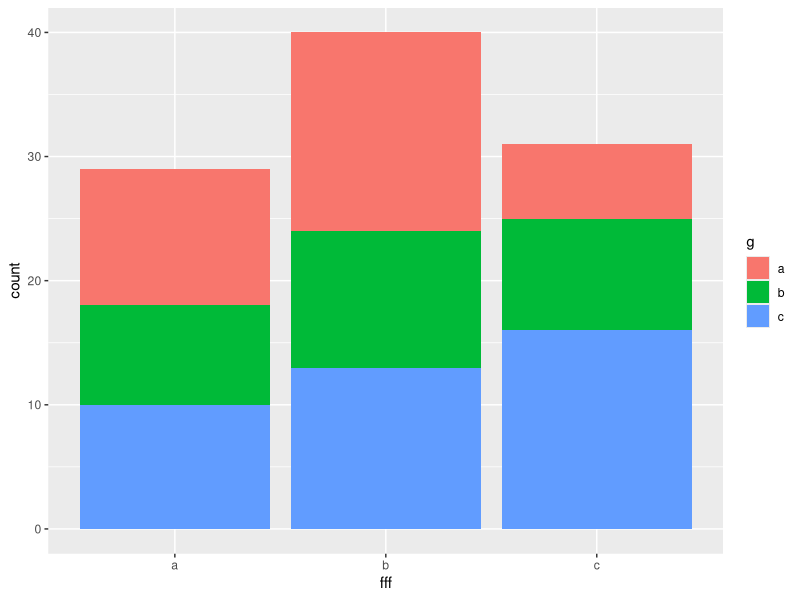
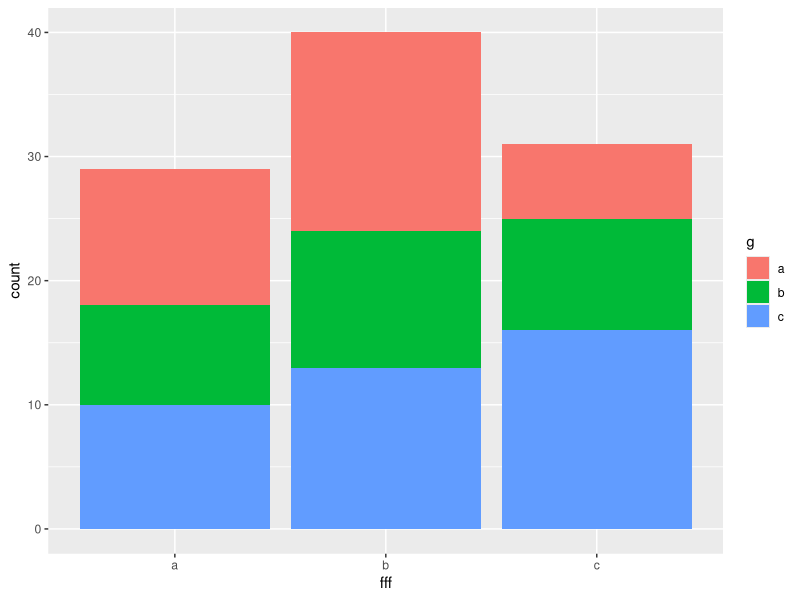
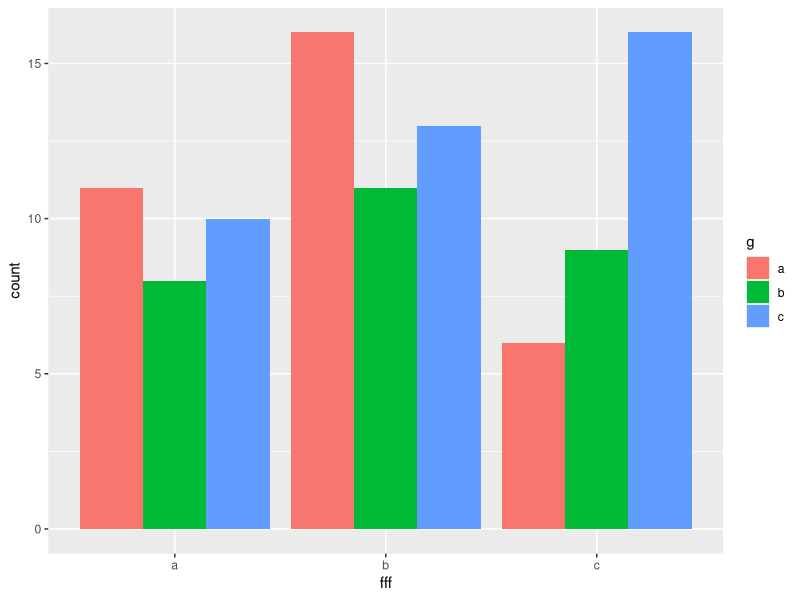
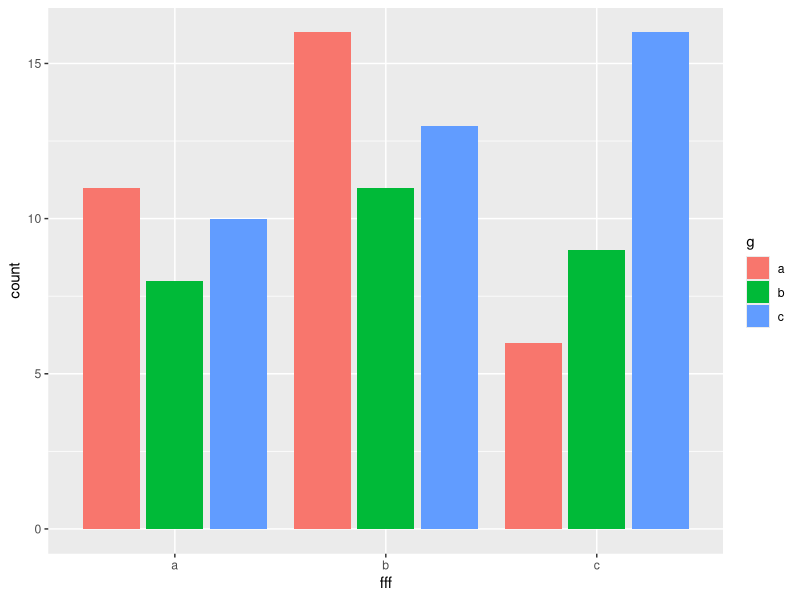
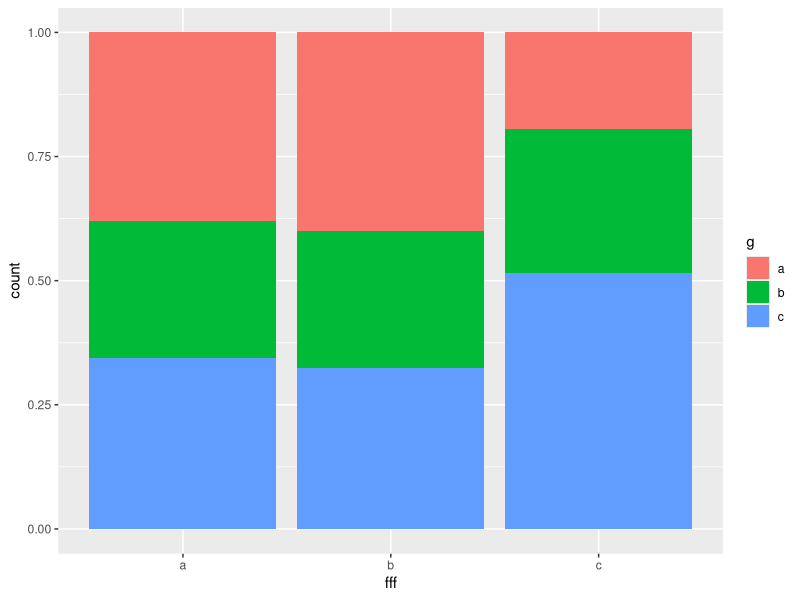
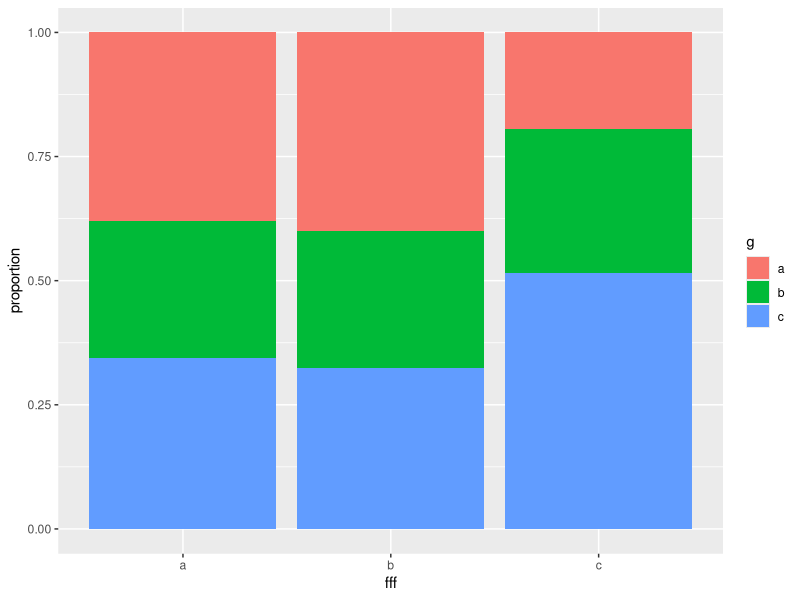
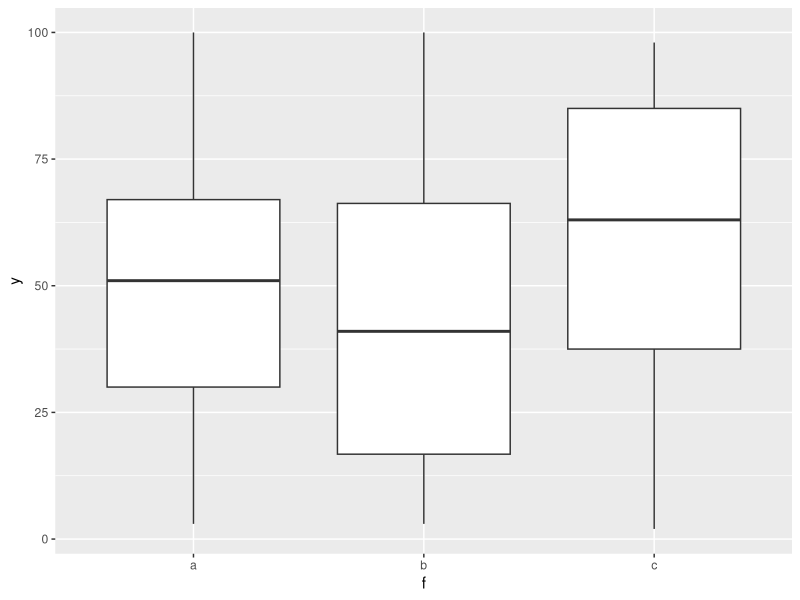
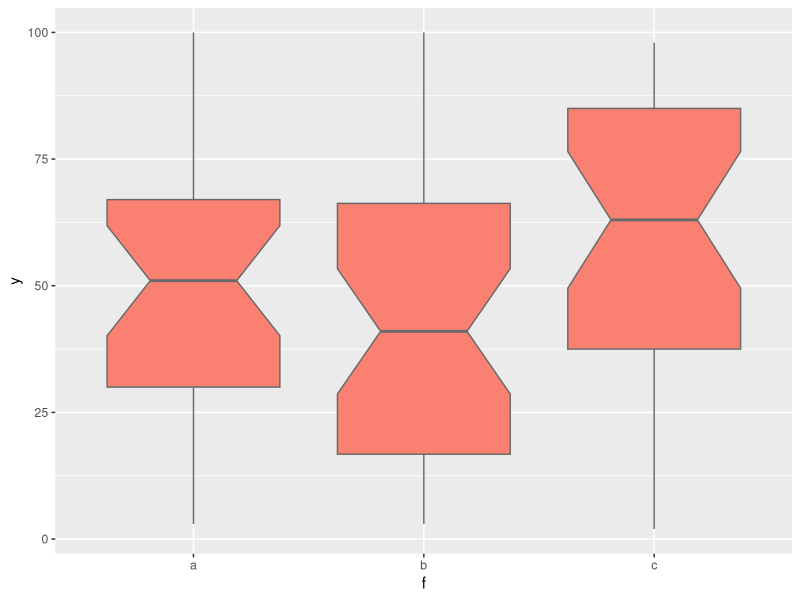

Write the R code that produced these figures, in order.
# Data

x <- 1:100
y <- sample(1:100, 100, replace=T, set.seed(1234))
f <- sample(factor(c("a", "b", "c")), 100, replace=T, set.seed(1234))
g <- sample(factor(c("a", "b", "c")), 100, replace=T, set.seed(4321))

(df <- data.frame(x, y, f, g))

library(ggplot2)

# Category_Category

ggplot(df, aes(x=f, fill=g)) +
  geom_bar() +
  labs(x="fff")

ggplot(df, aes(x=f, fill=g)) +
  geom_bar(position="stack") +
  labs(x="fff")

ggplot(df, aes(x=f, fill=g)) +
  geom_bar(position="dodge") +
  labs(x="fff")

ggplot(df, aes(x=f, fill=g)) +
  geom_bar(position="dodge2") +
  labs(x="fff")

ggplot(df, aes(x=f, fill=g)) +
  geom_bar(position="fill") +
  labs(x="fff")

ggplot(df, aes(x=f, fill=g)) +
  geom_bar(position="fill") +
  labs(x="fff", y="proportion")
  
# Numeric_Category

ggplot(df, aes(x=f, y=y)) +
  geom_boxplot()

ggplot(df, aes(x=f, y=y)) +
  geom_boxplot(fill="salmon", color="dimgrey", notch=T)

ggplot(df, aes(x=f, y=y)) +
  geom_boxplot() +
  geom_point(size=3)

ggplot(df, aes(x=f, y=y)) +
  geom_boxplot() +
  geom_point(size=3, position="jitter")

ggplot(df, aes(x=f, y=y)) +
  geom_boxplot() +
  geom_point(size=3, alpha=.5, position="jitter")

ggplot(df, aes(x=f, y=y)) +
  geom_boxplot() +
  geom_point(size=3, alpha=.5, position="jitter") +
  geom_rug()

# Facet

ggplot(df, aes(y=y)) +
  geom_boxplot() +
  geom_rug() +
  facet_wrap(~f)

ggplot(df, aes(y=y)) +
  geom_boxplot() +
  geom_rug() +
  facet_wrap(~f, nrow=3)

ggplot(df, aes(x=y)) +
  geom_density() +
  geom_rug() +
  facet_grid(f~g)

ggplot(df, aes(x=y)) +
  geom_density() +
  geom_rug() +
  facet_grid(g~f)

ggplot(df, aes(x=y)) +
  geom_density() +
  geom_rug() +
  facet_grid(f~.)

ggplot(df, aes(x=y)) +
  geom_density() +
  geom_rug() +
  facet_grid(.~f)

ggplot(df, aes(x=y)) +
  geom_density() +
  geom_rug() +
  facet_grid(f~.)

ggplot(df, aes(x=x, y=y)) +
  geom_point() +
  facet_grid(f~g)

rm(list=ls())
